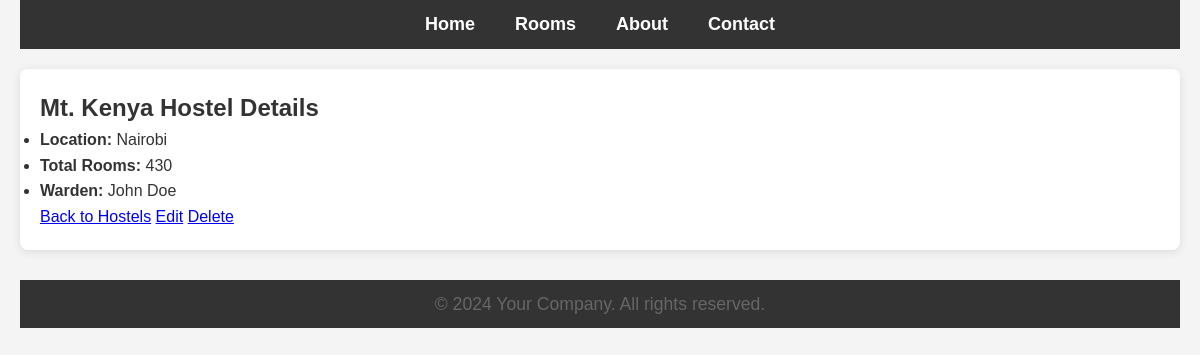
Before: /hostels/detail/1/ with the older database file.
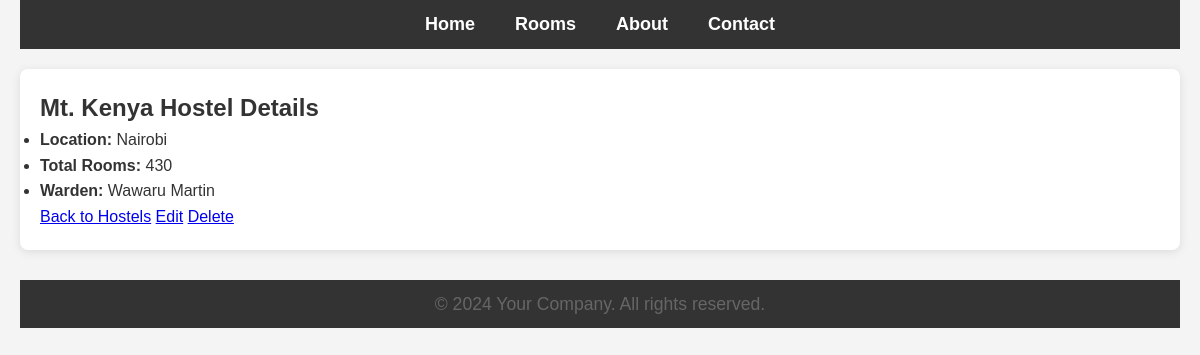
After: the same page with the newer database file.
### main/models.py (models this page shows, shortened)
class Hostel(models.Model):
    GENDER_CHOICES = [
        ('Male', 'Male'),
        ('Female', 'Female'),
    ]
    name = models.CharField(max_length=100, unique=True)
    location = models.CharField(max_length=150)
    total_rooms = models.PositiveIntegerField()
    warden = models.CharField(max_length=100)
    gender = models.CharField(max_length=6, choices=GENDER_CHOICES)  # Gender of the students allowed to stay in this hostel

### main/views.py (the view)
# urls.py: path('hostels/detail/<int:hostel_id>/', views.hostel_detail, name='hostel_detail'),
def hostel_detail(request, hostel_id):
    hostel = get_object_or_404(Hostel, id=hostel_id)
    return render(request, 'hostels/detail.html', {'hostel': hostel})

### templates/hostels/detail.html
{% extends "base.html" %}
{% block content %}
  <h2>{{ hostel.name }} Details</h2>
  <ul>
    <li><strong>Location:</strong> {{ hostel.location }}</li>
    <li><strong>Total Rooms:</strong> {{ hostel.total_rooms }}</li>
    <li><strong>Warden:</strong> {{ hostel.warden }}</li>
  </ul>
  <a href="{% url 'hostel_list' %}">Back to Hostels</a>
  <a href="{% url 'update_hostel' hostel.id %}">Edit</a>
  <a href="{% url 'delete_hostel' hostel.id %}">Delete</a>
{% endblock %}

### templates/base.html (shortened to what this page needs)
{% load static %}
<!DOCTYPE html>
<html lang="en">
<head>
    <link rel="stylesheet" href="{% static 'css/styles.css' %}">
</head>
<body>
    <nav>
        <ul>
            <li><a href="/">Home</a></li>
            <li><a href="/rooms/">Rooms</a></li>
            <li><a href="/about/">About</a></li>
            <li><a href="/contact/">Contact</a></li>
        </ul>
    </nav>
    <div class="content">
        {% block content %}{% endblock %}
    </div>
    <footer>
        <p>&copy; 2024 Your Company. All rights reserved.</p>
    </footer>
</body>
</html>

### static/css/styles.css (style rules this page uses)
* { margin: 0; padding: 0; box-sizing: border-box; }
body { font-family: Arial, sans-serif; line-height: 1.6; background-color: #f4f4f4; color: #333; padding: 0 20px; }
nav { background-color: #333; color: white; padding: 10px 0; }
nav ul { list-style: none; display: flex; justify-content: center; }
nav ul li { margin: 0 20px; }
nav ul li a { color: white; text-decoration: none; font-weight: bold; font-size: 18px; }
.content { max-width: 1200px; margin: 20px auto; background-color: white; padding: 20px; border-radius: 8px; box-shadow: 0 2px 10px rgba(0, 0, 0, 0.1); }
p { font-size: 1.1rem; color: #666; }
footer { background-color: #333; color: white; text-align: center; padding: 10px; position: relative; bottom: 0; width: 100%; margin-top: 30px; }

Changed rows visible on the page:
changed Hostel "Mt. Kenya Hostel": warden "John Doe" → "Wawaru Martin"
